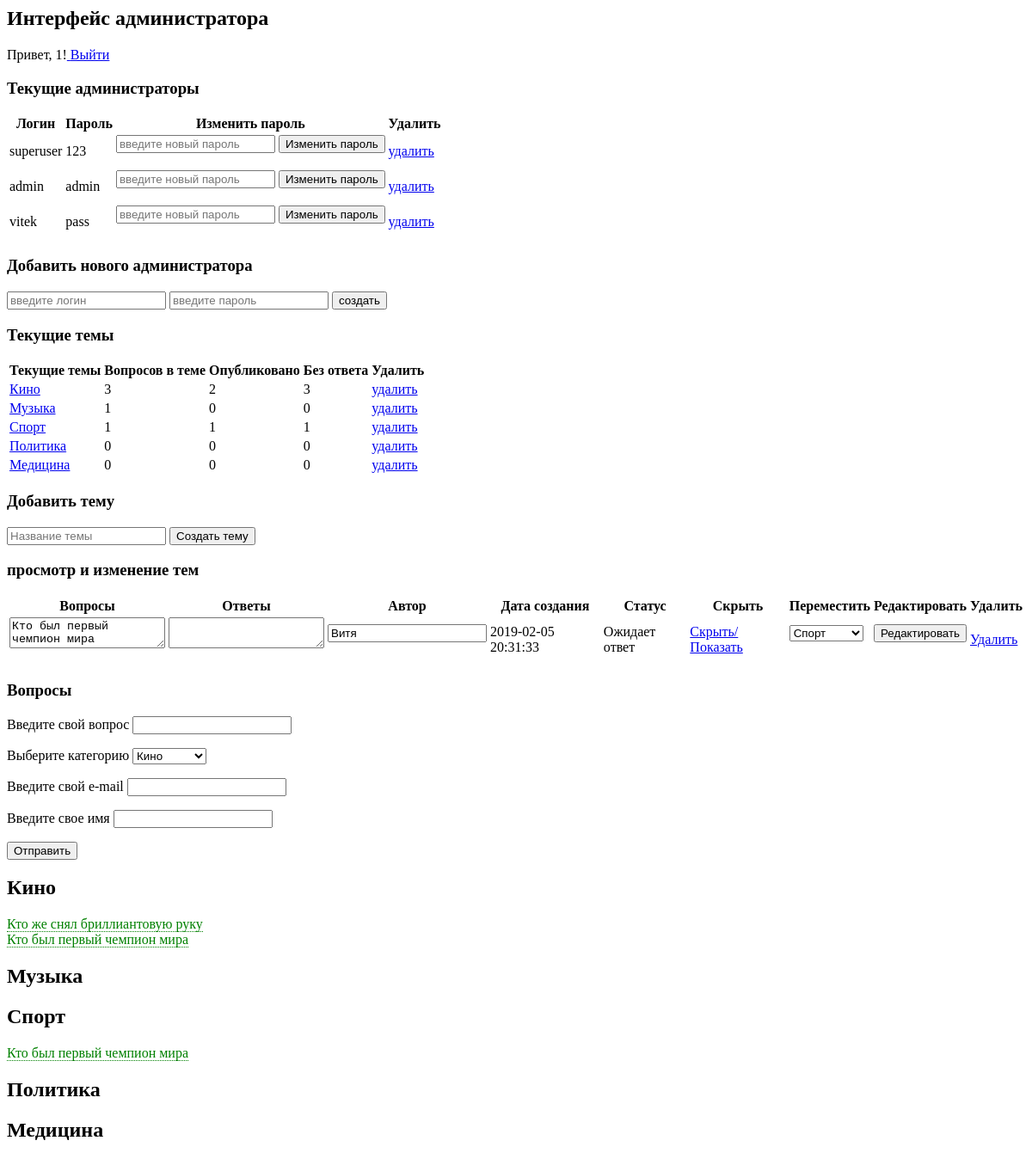
Page /index.php?show=true&category_id=3 (signed in) on the committed database.
### tables this page shows
CREATE TABLE `user` (
  `id` int(11) NOT NULL,
  `login` varchar(50) NOT NULL,
  `password` varchar(255) NOT NULL
);

CREATE TABLE `category` (
  `id` int(11) NOT NULL,
  `category` varchar(50) NOT NULL
);

CREATE TABLE `main` (
  `id` int(11) NOT NULL,
  `user_id` int(11) DEFAULT NULL,
  `question` varchar(500) NOT NULL,
  `answer` varchar(500) DEFAULT NULL,
  `category_id` int(11) NOT NULL,
  `author` varchar(50) NOT NULL,
  `email` varchar(50) NOT NULL,
  `is_hidden` tinyint(1) NOT NULL DEFAULT '0',
  `date_added` timestamp NOT NULL DEFAULT CURRENT_TIMESTAMP
);

### index.php (called while the page is built, shortened)
<?php
class Di
{
    public function config()
    {
        $config = include 'config.php';
        return $config;
    }
    public function db()
    {
        $config = $this->config();
        try {
            $db = new PDO(
                'mysql:host=' . $config['host'] . ';dbname=' . $config['dbname'] . ';charset=utf8',
                $config['user'],
                $config['pass']
            );
        } catch (PDOException $e) {
            die('Database error: ' . $e->getMessage() . '<br/>');
        }
        return $db;
    }
}
include 'controller/Controller.php';

### model/Table.php (called while the page is built, shortened)
<?php
class Table
{
    public static function listAdmin()
    {
        $stmt = Di::get()->db()->prepare('SELECT id,login,password FROM user');
        $stmt->execute();
        return $stmt->fetchAll(PDO::FETCH_ASSOC);
    }
    public static function getCategory()
    {
        $stmt = Di::get()->db()->prepare("SELECT id,category FROM category");
        $stmt->execute();
        return $stmt->fetchAll(PDO::FETCH_ASSOC);
    }
    public static function showCategory()
    {
        $stmt = Di::get()->db()->prepare("SELECT * FROM main WHERE category_id=" . $_GET['category_id'] . "");
        $stmt->execute();
        return $stmt->fetchAll(PDO::FETCH_ASSOC);
    }
    public static function getTable()
    {
        $stmt = Di::get()->db()->prepare("SELECT * FROM main");
        $stmt->execute();
        return $stmt->fetchAll(PDO::FETCH_ASSOC);
    }
}

### views/describe_category.php (the view, shortened to what this page needs)
<html>
<body>
<h3>просмотр и изменение тем</h3>
<table>
    <thead>
    <th>Вопросы</th>
    <th>Ответы</th>
    <th>Автор</th>
    <th>Дата создания</th>
    <th>Статус</th>
    <th>Скрыть</th>
    <th>Переместить</th>
    <th>Редактировать</th>
    <th>Удалить</th>
    </thead>
    <?php foreach ($showCategory as $categoryValue) { ?>
        <tr>
            <td>
                <form action="" method="POST" id="form<?= $categoryValue['id'] ?>">
                                <textarea name="update_question"
                                          form="form<?= $categoryValue['id'] ?>"><?= $categoryValue['question'] ?></textarea>
                </form>
            </td>
            <td>
                <form action="" method="POST" id="form<?= $categoryValue['id'] ?>">
                                <textarea name="update_answer"
                                          form="form<?= $categoryValue['id'] ?>"><?= $categoryValue['answer'] ?></textarea>
                </form>
            </td>
            <td>
                <form action="" method="POST" id="form<?= $categoryValue['id'] ?>">
                    <input type="text" name="update_author" form="form<?= $categoryValue['id'] ?>"
                           value="<?= $categoryValue['author'] ?>">
                </form>
            </td>
            <td>
                <?= $categoryValue['date_added'] ?>
            </td>
            <td>
                <?php if (empty($categoryValue['answer'])) {
                    echo "Ожидает ответ";
                } else {
                    if ($categoryValue['is_hidden'] == 1) {
                        echo "Опубликовано";
                    } else {
                        echo "Скрыто";
                    }
                }
                ?>
            </td>
            <td>
                <a href="index.php?show=<?= $categoryValue['is_hidden'] ?>&main_id=<?= $categoryValue['id'] ?>">Скрыть/Показать</a>
            </td>
            <td>
                <form action="" method="POST" id="form<?= $categoryValue['id'] ?>">
                    <select name="update_theme" form="form<?= $categoryValue['id'] ?>">
                        <?php foreach ($category as $category_select) { ?>
                            <option value="<?= $category_select['id'] ?>" <?php if ($category_select['id'] == $categoryValue['category_id']): ?> selected <?php endif ?> >
                                <?= $category_select['category'] ?>
                            </option>
                        <?php } ?>
                    </select>
                </form>
            </td>
            <td>
                <form action="" method="POST" id="form<?= $categoryValue['id'] ?>">
                    <input type="submit" form="form<?= $categoryValue['id'] ?>" value="Редактировать">
                </form>
            </td>
            <td><a href="index.php?del=true&main_id=<?= $categoryValue['id'] ?>">Удалить</a></td>
        </tr>
    <?php } ?>
</table>
</html>
</body>

### views/admins.php (shortened to what this page needs)
<html>
<body>
<h3>Текущие администраторы</h3>
<table>
    <thead>
    <th>Логин</th>
    <th>Пароль</th>
    <th>Изменить пароль</th>
    <th>Удалить</th>
    </thead>
    <?php foreach ($users as $users_value) : ?>
        <tr>
            <td><?= $users_value['login'] ?></td>
            <td><?= $users_value['password'] ?></td>
            <td>
                <form action="" method="POST">
                    <input name="user_change_password" type="text" placeholder="введите новый пароль">
                    <input type="submit" value="Изменить пароль">
                </form>
            </td>
            <td><a href="index.php?del=true&id=<?= $users_value['id'] ?>">удалить</a></td>
        </tr>
    <?php endforeach; ?>
</table>
</body>
</html>

### views/describe_questions.php
<html>
<body>
<h3>Текущие темы</h3>
<table>
    <thead>
    <th>Текущие темы</th>
    <th>Вопросов в теме</th>
    <th>Опубликовано</th>
    <th>Без ответа</th>
    <th>Удалить</th>
    </thead>
    <?php foreach ($category as $row) { ?>
        <tr>
            <td><a href="index.php?show=true&category_id=<?= $row['id'] ?>"><?= $row['category'] ?></a></td>
            <td>
                <?php $i = 0;
                foreach ($describeCategory as $describeCategory_value) {
                    if ($describeCategory_value['category'] == $row['category']) {
                        $i++;
                    }
                }
                echo $i; ?>
            </td>
            <td>
                <?php $i = 0;
                foreach ($describeCategory as $describeCategory_value) {
                    if ($describeCategory_value['category'] == $row['category']) {
                        if ($describeCategory_value['is_hidden'] == 1) {
                            $i++;
                        }
                    }
                }
                echo $i; ?>
            </td>
            <td>
                <?php $i = 0;
                foreach ($describeCategory as $describeCategory_value) {
                    if ($describeCategory_value['category'] == $row['category']) {
                        if (empty($describeCategory_value['answer'])) {
                            $i++;
                        }
                    }
                }
                echo $i; ?>
            </td>
            <td><a href="index.php?del=true&category_id=<?= $row['id'] ?>">удалить</a></td>
        </tr>
    <?php } ?>
</table>
</body>
</html>

### views/question.php (shortened to what this page needs)
<html>
<head>
    <link href="css/style.css" rel="stylesheet">
</head>
<body>
<h3>Вопросы</h3>
<form action="" method="POST">
    <p><label for="user_question">Введите свой вопрос </label><input type="text" name="user_question"
                                                                     id="user_question" required></p>
    <label for="user_category">Выберите категорию </label>
    <select name="user_category" id="user_category">
        <?php foreach ($category as $row) : ?>
            <option value="<?= $row['id'] ?>"><?= $row['category'] ?></option>
        <?php endforeach; ?>
    </select>
    <p><label for="user_mail">Введите свой e-mail </label><input type="email" name="user_mail" id="user_mail"
                                                                 required></p>
    <p><label for="user_name">Введите свое имя </label><input type="text" name="user_name" id="user_name" required>
    </p>
    <p><input type="submit" value="Отправить"></p>
</form>
<?php foreach ($category as $row) { ?>
    <h2><?= $row['category'] ?></h2>
    <?php foreach ($table as $value) { ?>
        <?php if (($row['id'] == $value['category_id']) && ($value['is_hidden'] == 1)) : ?>
            <label for="<?= $value['id'] ?>"><?= $value['question'] ?></label>
            <br>
        <?php endif ?>
    <?php } ?>
<?php } ?>
</html>
</body>

### css/style.css (style rules this page uses)
.hide + label, .hide:checked + label { padding: 0; color: green; cursor: pointer; border-bottom: 1px dotted green; }

### rows in the picture
user: login "superuser", password "123"
user: login "admin", password "admin"
user: login "vitek", password "pass"
category: category "Кино", i "3", i "2"
category: category "Музыка", i "1", i "0"
category: category "Спорт", i "1"
category: category "Политика", i "0"
category: category "Медицина", i "0"
main: update_question "Кто был первый чемпион мира", update_author "Витя", date_added "2019-02-05 20:31:33", answer "Ожидает ответ", update_theme "Спорт", question "Кто был первый чемпион мира"
main: question "Кто же снял бриллиантовую руку"
main: question "Кто был первый чемпион мира"

### other values in the picture
$_SESSION['user_id'] "1"
form field user_category "Кино"
